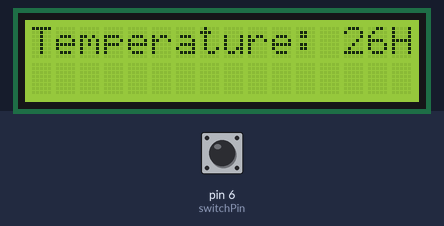
Simulated run of this sketch. Board: Arduino Uno, built with avr-gcc and run on an emulated ATmega328P. On the bench: 16×2 character LCD. The inputs (shaded band) are chosen by the test bench; at power-on: pin 6 (switchPin) HIGH. Random numbers use the default seed unless the sketch sets one.

Above: at 1.2 s.
1.3 s: pin 6 (switchPin) pulled LOW for 0.15 s
At 1.7 s:
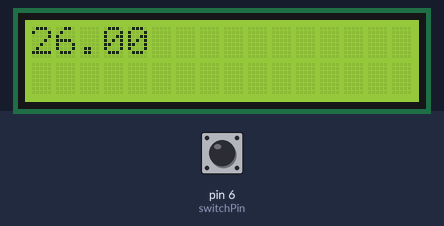
Timing chart, 0 to 4.3 s (numbered marks = the images above; inputs shaded):
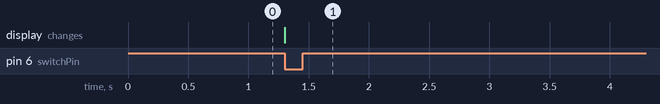

The sketch:

LCD_print_shorter_version.ino
```cpp
#include <LiquidCrystal.h>
LiquidCrystal lcd(12, 11, 5, 4, 3, 2) ;

const int switchPin = 6;
int switchState = 0;
int prevSwitchState = 0;
int reply;

void setup() {

  lcd.begin(16, 2) ;
  pinMode(switchPin, INPUT);
  lcd.print("Temperature: 26") ;
  lcd.print("Humidity: 24") ;


  lcd.setCursor(0, 1) ;
  lcd.print("");

}

void loop() {

  switchState = digitalRead(switchPin);
  if (switchState == LOW) {
    reply = random(8);

    lcd.clear();
    lcd.setCursor(0, 0);
    lcd.print("26.00");
    lcd.setCursor(0, 1);


   }

 }
```

Measured:
- after the input at 1.3 s, the display: changes at once (image 1)
